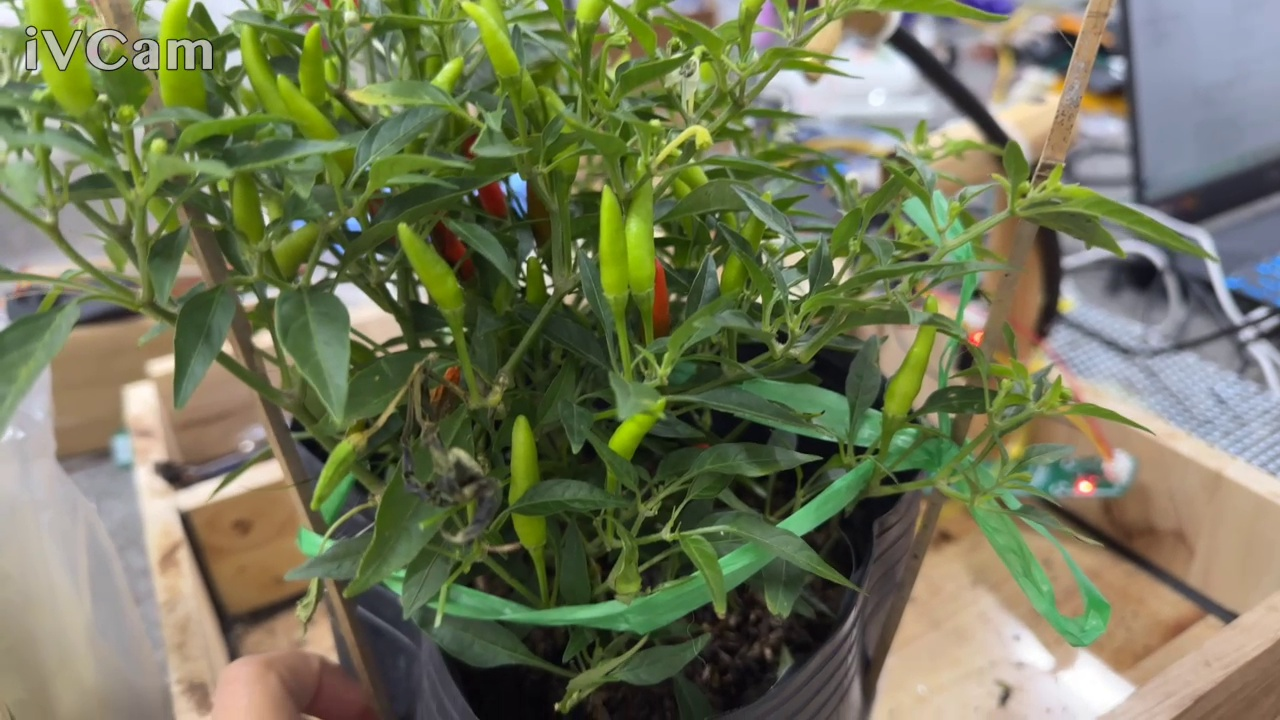
#> input picture cay ot/captured_images/20261120181549_t001.5s_004.jpg, 1280 x 720 px; its folder holds only this picture in this run
$ python auto_label.py
#> lines starting #> are read from the running program, lines starting #| are printed output that depends on the picture; after the words box and inside, x2 and y2 are one past the last pixel; in counts of white or black regions, pixels touching at a corner belong together
import cv2
import os
import shutil
import random
import numpy as np

# -------------------------------------------------------------------------
# BẢNG TÊN VÀ MÃ LỚP ĐỐI TƯỢNG (6 LỚP)
# 0: ot_do     - Quả ớt chín đỏ (dáng thon dài, quả đỏ thật sự)
# 1: ot_xanh   - Ớt chỉ thiên xanh non mọc hướng thẳng đứng (dáng hình chóp nón thon nhọn)
# 2: ot_hong   - Quả ớt hỏng / thối đen hoại tử / cam cháy ở thân cây
# 3: la_xanh   - Phiến lá xanh khỏe mạnh, không có đốm bệnh
# 4: la_heo    - Phiến lá vàng úa (LÁ VÀNG LÀ HÉO)
# 5: la_benh   - Phiến lá có đốm/chấm đen hoại tử (LÁ CÓ CHẤM ĐEN LÀ BỆNH)
# -------------------------------------------------------------------------
CLASS_NAMES = ['ot_do', 'ot_xanh', 'ot_hong', 'la_xanh', 'la_heo', 'la_benh']

CLASS_COLORS = {
    0: (0, 0, 255),    # ot_do: Đỏ
    1: (0, 255, 0),    # ot_xanh: Xanh lá mạ
    2: (0, 120, 255),  # ot_hong: Cam cháy
    3: (0, 200, 100),  # la_xanh: Xanh lục
    4: (0, 215, 255),  # la_heo: Vàng cam (lá vàng úa)
    5: (0, 255, 255)   # la_benh: Vàng chanh (lá có chấm đen)
}

def contour_to_polygon(cnt, w_img, h_img, max_pts=16, min_pts=4):
    """Chuyển đổi đường bao OpenCV thành chuỗi đa giác phân đoạn YOLO Polygon chuẩn hóa [0, 1]."""
    peri = cv2.arcLength(cnt, True)
    if peri < 15:
        return None, None
    for eps in [0.012, 0.018, 0.025, 0.035]:
        approx = cv2.approxPolyDP(cnt, eps * peri, True)
        if len(approx) <= max_pts:
            break
    if len(approx) < min_pts:
        approx = cv2.approxPolyDP(cnt, 0.008 * peri, True)
    if len(approx) < 3:
        return None, None
    pts = approx.reshape(-1, 2)
    norm = []
    for p in pts:
        nx = max(0.0001, min(0.9999, float(p[0]) / w_img))
        ny = max(0.0001, min(0.9999, float(p[1]) / h_img))
        norm.extend([f"{nx:.6f}", f"{ny:.6f}"])
    return norm, pts

def segment_image(img, is_timeseries=True):
    """
    Phân đoạn thực thể toàn diện cho từng bức ảnh:
    - Nhận diện đúng hình dạng quả ớt: dáng chóp nón thon dài rõ ràng, không nhận bừa mép lá hay cuống.
    - Lá có chấm đen là lá bệnh (la_benh).
    - Lá vàng là lá héo (la_heo).
    - Lá xanh bình thường khỏe mạnh (la_xanh).
    - Loại bỏ 100% nền: Logo iVCam, bàn tay cầm chậu, vành chậu, dây ni-lông xanh, bàn gỗ.
    """
    h_img, w_img = img.shape[:2]
    hsv = cv2.cvtColor(img, cv2.COLOR_BGR2HSV)
    gray = cv2.cvtColor(img, cv2.COLOR_BGR2GRAY)

    # 1. Mặt nạ loại trừ nền (Background Mask)
    bg_mask = np.zeros((h_img, w_img), dtype=np.uint8)

    if is_timeseries:
        # Loại bỏ 100% watermark iVCam ở góc trên bên trái
        bg_mask[0:170, 0:280] = 255
        # Loại bỏ bàn tay / ngón tay cầm chậu ở góc dưới bên trái
        bg_mask[480:, :280] = 255
        # Loại bỏ bàn gỗ / góc bàn ở góc dưới bên phải
        bg_mask[520:, 1050:] = 255
        # Loại bỏ đáy chậu và bàn ở phía dưới
        bg_mask[540:, :] = 255
        # Loại bỏ thiết bị điện tử / đèn LED ở phía ngoài bên phải
        bg_mask[:, 950:] = 255

        # Loại bỏ dây ni-lông xanh buộc quanh miệng chậu (vùng y từ 480 đến 550)
        ribbon_roi = (hsv[480:550, :, 0] >= 38) & (hsv[480:550, :, 0] <= 62) & \
                     (hsv[480:550, :, 1] >= 45) & (hsv[480:550, :, 1] <= 120) & \
                     (hsv[480:550, :, 2] >= 45) & (hsv[480:550, :, 2] <= 130)
        ribbon = np.zeros((h_img, w_img), dtype=np.uint8)
        ribbon[480:550, :][ribbon_roi] = 255
        ribbon = cv2.dilate(ribbon, cv2.getStructuringElement(cv2.MORPH_RECT, (7, 7)))
        bg_mask[ribbon > 0] = 255
    else:
        # Ảnh snapshot: loại bỏ nền trắng và góc phải
        bg_white = cv2.inRange(hsv, np.array([0, 0, 180]), np.array([180, 40, 255]))
        bg_mask = cv2.bitwise_or(bg_mask, bg_white)
        bg_mask[0:280, 750:] = 255

    # 2. Tách tán cây xanh (Plant Foliage)
    foliage = cv2.inRange(hsv, np.array([32, 45, 35]), np.array([86, 255, 245]))
    foliage = cv2.bitwise_and(foliage, cv2.bitwise_not(bg_mask))
    foliage = cv2.morphologyEx(foliage, cv2.MORPH_OPEN, cv2.getStructuringElement(cv2.MORPH_ELLIPSE, (5, 5)))

    num_labels, labels, stats, centroids = cv2.connectedComponentsWithStats(foliage)
    if num_labels <= 1:
        return []

    plant_foliage = np.zeros((h_img, w_img), dtype=np.uint8)
    for i in range(1, num_labels):
        if stats[i, cv2.CC_STAT_AREA] > 100:
            plant_foliage[labels == i] = 255

    # Vùng tán cây bao quát cho phép nhận diện quả gắn trên cành
    plant_canopy_zone = cv2.dilate(plant_foliage, cv2.getStructuringElement(cv2.MORPH_ELLIPSE, (25, 25)))
    plant_canopy_zone = cv2.bitwise_and(plant_canopy_zone, cv2.bitwise_not(bg_mask))

    occupied = np.zeros((h_img, w_img), dtype=np.uint8)
    polys = []

    # ---------------------------------------------------------
    # 1. ot_do (Lớp 0: Quả ớt chín đỏ - DÁNG TRÁI ỚT RÕ RÀNG)
    # ---------------------------------------------------------
    m_red = ((hsv[:, :, 0] <= 14) | (hsv[:, :, 0] >= 166)) & (hsv[:, :, 1] >= 55) & (hsv[:, :, 2] >= 40)
    red_in_canopy = cv2.bitwise_and(m_red.astype(np.uint8) * 255, plant_canopy_zone)
    red_in_canopy = cv2.morphologyEx(red_in_canopy, cv2.MORPH_CLOSE, cv2.getStructuringElement(cv2.MORPH_ELLIPSE, (7, 7)))

    cnts_red, _ = cv2.findContours(red_in_canopy, cv2.RETR_EXTERNAL, cv2.CHAIN_APPROX_SIMPLE)
    for c in sorted(cnts_red, key=cv2.contourArea, reverse=True):
        area = cv2.contourArea(c)
        if 100 < area < 4000:
            bx, by, bw, bh = cv2.boundingRect(c)
            hull = cv2.convexHull(c)
            solidity = area / cv2.contourArea(hull) if cv2.contourArea(hull) > 0 else 0
            aspect = max(float(bw) / bh, float(bh) / bw)
            # Dáng quả ớt: thon dài (aspect >= 1.5) và thân quả liền khối (solidity >= 0.65)
            if aspect >= 1.5 and solidity >= 0.65 and bh < 120 and bw < 120 and (by + bh < 535):
                norm_pts, pts_pix = contour_to_polygon(c, w_img, h_img)
                if norm_pts:
                    polys.append((0, norm_pts, pts_pix))
                    cv2.drawContours(occupied, [c], -1, 255, -1)

    # ---------------------------------------------------------
    # 2. ot_xanh (Lớp 1: Quả ớt chỉ thiên xanh non - DÁNG HÌNH CHÓP NÓN RÕ RÀNG)
    # ---------------------------------------------------------
    m_lime = cv2.inRange(hsv, np.array([30, 45, 90]), np.array([52, 255, 255]))
    m_lime = cv2.bitwise_and(m_lime, plant_canopy_zone)
    m_lime = cv2.bitwise_and(m_lime, cv2.bitwise_not(occupied))
    k_pod = cv2.getStructuringElement(cv2.MORPH_RECT, (3, 7))
    m_lime_clean = cv2.morphologyEx(m_lime, cv2.MORPH_OPEN, k_pod)
    cnts_gc, _ = cv2.findContours(m_lime_clean, cv2.RETR_EXTERNAL, cv2.CHAIN_APPROX_SIMPLE)
    for c in sorted(cnts_gc, key=cv2.contourArea, reverse=True):
        area = cv2.contourArea(c)
        if 110 < area < 4000:
            bx, by, bw, bh = cv2.boundingRect(c)
            hull = cv2.convexHull(c)
            solidity = area / cv2.contourArea(hull) if cv2.contourArea(hull) > 0 else 0
            # Ớt chỉ thiên mọc thẳng đứng: bh > bw, dáng quả thon dài aspect >= 1.55, thân đặc solidity >= 0.68
            aspect = float(bh) / max(1, bw)
            if aspect >= 1.55 and solidity >= 0.68 and bh < 140 and bw < 80:
                norm_pts, pts_pix = contour_to_polygon(c, w_img, h_img)
                if norm_pts:
                    polys.append((1, norm_pts, pts_pix))
                    cv2.drawContours(occupied, [c], -1, 255, -1)

    # ---------------------------------------------------------
    # 3. ot_hong (Lớp 2: Quả ớt hỏng, thối đen hoại tử / cam cháy - DÁNG QUẢ THON DÀI)
    # ---------------------------------------------------------
    dark_roi = cv2.inRange(hsv, np.array([0, 0, 0]), np.array([180, 255, 42]))
    dark_roi = cv2.bitwise_and(dark_roi, plant_canopy_zone)
    dark_roi = cv2.bitwise_and(dark_roi, cv2.bitwise_not(occupied))
    dark_clean = cv2.morphologyEx(dark_roi, cv2.MORPH_OPEN, cv2.getStructuringElement(cv2.MORPH_ELLIPSE, (5, 5)))
    cnts_blk, _ = cv2.findContours(dark_clean, cv2.RETR_EXTERNAL, cv2.CHAIN_APPROX_SIMPLE)
    for c in sorted(cnts_blk, key=cv2.contourArea, reverse=True):
        area = cv2.contourArea(c)
        if 90 < area < 2000:
            bx, by, bw, bh = cv2.boundingRect(c)
            aspect = max(float(bw) / bh, float(bh) / bw)
            hull = cv2.convexHull(c)
            solidity = area / cv2.contourArea(hull) if cv2.contourArea(hull) > 0 else 0
            if aspect >= 1.5 and solidity >= 0.68 and bh < 80 and bw < 50:
                norm_pts, pts_pix = contour_to_polygon(c, w_img, h_img)
                if norm_pts:
                    polys.append((2, norm_pts, pts_pix))
                    cv2.drawContours(occupied, [c], -1, 255, -1)
                    if len([p for p in polys if p[0] == 2]) >= 3:
                        break

    # ---------------------------------------------------------
    # 4. la_heo (Lớp 4: LÁ VÀNG LÀ HÉO - Phát hiện phiến lá chuyển màu vàng úa)
    # ---------------------------------------------------------
    m_yellow_leaf = cv2.inRange(hsv, np.array([18, 50, 65]), np.array([33, 255, 255]))
    m_yellow_leaf = cv2.bitwise_and(m_yellow_leaf, plant_canopy_zone)
    m_yellow_leaf = cv2.bitwise_and(m_yellow_leaf, cv2.bitwise_not(occupied))
    m_yellow_clean = cv2.morphologyEx(m_yellow_leaf, cv2.MORPH_OPEN, cv2.getStructuringElement(cv2.MORPH_ELLIPSE, (5, 5)))
    cnts_ylw, _ = cv2.findContours(m_yellow_clean, cv2.RETR_EXTERNAL, cv2.CHAIN_APPROX_SIMPLE)
    for c in sorted(cnts_ylw, key=cv2.contourArea, reverse=True):
        area = cv2.contourArea(c)
        if 250 < area < 8000:
            bx, by, bw, bh = cv2.boundingRect(c)
            aspect = max(float(bw) / bh, float(bh) / bw)
            hull = cv2.convexHull(c)
            solidity = area / cv2.contourArea(hull) if cv2.contourArea(hull) > 0 else 0
            if 1.05 <= aspect <= 3.2 and solidity >= 0.45:
                norm_pts, pts_pix = contour_to_polygon(c, w_img, h_img)
                if norm_pts:
                    polys.append((4, norm_pts, pts_pix))
                    cv2.drawContours(occupied, [c], -1, 255, -1)

    # ---------------------------------------------------------
    # 5. Phiến lá xanh: la_benh (5: LÁ CÓ CHẤM ĐEN LÀ BỆNH) và la_xanh (3: LÁ XANH KHỎE MẠNH)
    # ---------------------------------------------------------
    edges = cv2.Canny(gray, 30, 90)
    edges_dilated = cv2.dilate(edges, cv2.getStructuringElement(cv2.MORPH_RECT, (3, 3)))
    leaves_split = cv2.bitwise_and(plant_foliage, cv2.bitwise_not(edges_dilated))
    leaves_split = cv2.bitwise_and(leaves_split, cv2.bitwise_not(occupied))
    leaves_split = cv2.morphologyEx(leaves_split, cv2.MORPH_OPEN, cv2.getStructuringElement(cv2.MORPH_ELLIPSE, (3, 3)))
    cnts_leaf, _ = cv2.findContours(leaves_split, cv2.RETR_EXTERNAL, cv2.CHAIN_APPROX_SIMPLE)

    dark_foliage = cv2.inRange(hsv, np.array([0, 0, 0]), np.array([180, 255, 48]))
    dark_foliage = cv2.bitwise_and(dark_foliage, plant_foliage)

    leaf_candidates = []
    for c in cnts_leaf:
        area = cv2.contourArea(c)
        if 300 < area < 12000:
            bx, by, bw, bh = cv2.boundingRect(c)
            aspect = max(float(bw) / bh, float(bh) / bw)
            hull = cv2.convexHull(c)
            solidity = area / cv2.contourArea(hull) if cv2.contourArea(hull) > 0 else 0
            if 1.05 <= aspect <= 3.2 and solidity >= 0.42:
                c_mask = np.zeros((h_img, w_img), dtype=np.uint8)
                cv2.drawContours(c_mask, [c], -1, 255, -1)
                dark_in_leaf = cv2.bitwise_and(dark_foliage, c_mask)
                dark_count = np.sum(dark_in_leaf > 0)
                leaf_candidates.append((area, c, (bx, by, bw, bh), dark_count))

    leaf_candidates.sort(key=lambda x: x[0], reverse=True)
    for area, c, (bx, by, bw, bh), dark_count in leaf_candidates:
        norm_pts, pts_pix = contour_to_polygon(c, w_img, h_img)
        if not norm_pts:
            continue
        # Lá có đốm/chấm đen là la_benh
        if dark_count >= 8:
            polys.append((5, norm_pts, pts_pix))
            cv2.drawContours(occupied, [c], -1, 255, -1)
        else:
            polys.append((3, norm_pts, pts_pix))
            cv2.drawContours(occupied, [c], -1, 255, -1)

    return polys

def auto_label_dataset():
    base_dir = os.path.dirname(os.path.abspath(__file__))
    img_dir = os.path.join(base_dir, 'captured_images')
    dataset_dir = os.path.join(base_dir, 'dataset')
    samples_dir = os.path.join(base_dir, 'labeled_samples')

    if not os.path.exists(img_dir):
        print(f"Lỗi: Thư mục ảnh {img_dir} không tồn tại!")
        return

    train_img_dir = os.path.join(dataset_dir, 'images', 'train')
    val_img_dir = os.path.join(dataset_dir, 'images', 'val')
    train_lbl_dir = os.path.join(dataset_dir, 'labels', 'train')
    val_lbl_dir = os.path.join(dataset_dir, 'labels', 'val')

    for d in [train_img_dir, val_img_dir, train_lbl_dir, val_lbl_dir, samples_dir]:
        if os.path.exists(d):
            shutil.rmtree(d)
        os.makedirs(d, exist_ok=True)

    with open(os.path.join(base_dir, 'classes.txt'), 'w', encoding='utf-8') as f:
        f.write('\n'.join(CLASS_NAMES) + '\n')

    data_yaml_content = f"""path: {dataset_dir.replace(chr(92), '/')}
train: images/train
val: images/val

names:
  0: ot_do
  1: ot_xanh
  2: ot_hong
  3: la_xanh
  4: la_heo
  5: la_benh
"""
    with open(os.path.join(dataset_dir, 'data.yaml'), 'w', encoding='utf-8') as f:
        f.write(data_yaml_content)

    all_files = sorted([f for f in os.listdir(img_dir) if f.lower().endswith(('.jpg', '.jpeg', '.png'))])
    if not all_files:
        print(f"Không tìm thấy file ảnh nào trong {img_dir}")
        return

    random.seed(42)
    val_count = max(1, int(len(all_files) * 0.2))
    val_files = set(random.sample(all_files, val_count))

    counts = {i: 0 for i in range(len(CLASS_NAMES))}
    print(f"Bắt đầu gán nhãn POLYGON SEGMENTATION TOÀN DIỆN cho TOÀN BỘ {len(all_files)} hình ảnh cây ớt...")

    for idx, f in enumerate(all_files):
        img_path = os.path.join(img_dir, f)
        img = cv2.imread(img_path)
#> img is the input picture: shape (720, 1280, 3); mean B, G, R 89, 119.8, 115.1
        if img is None:
            continue

        is_ts = f.startswith('20261120181549_t')
        polys = segment_image(img, is_timeseries=is_ts)
#> in segment_image, `ribbon_roi = (hsv[480:550, :, 0] >= 38) & (hsv[480:550, :, 0] <= 62) &..`:
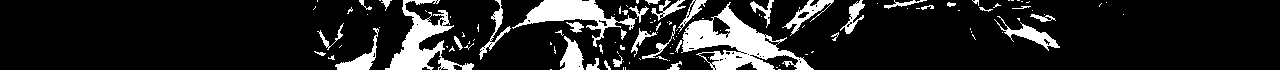
#> ribbon_roi: shape (70, 1280) bool; 14.2% white; 122 white regions (84 under 20 px), largest, box (x1, y1, x2, y2) and area: (681, 2, 814, 70) 3486, (385, 0, 474, 70) 2152, (512, 0, 637, 47) 1808
#> in segment_image, `num_labels, labels, stats, centroids = cv2.connectedComponentsWithStat..`:
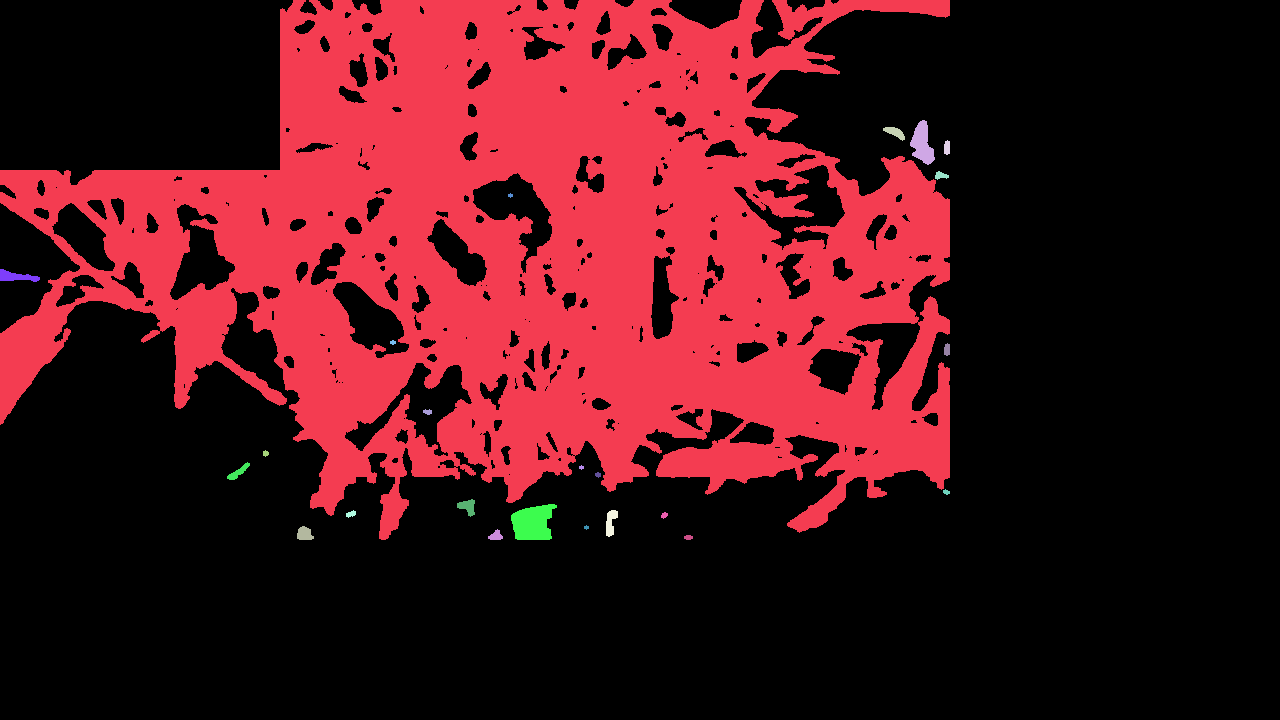
#> labels: shape (720, 1280) int32; 25 distinct labels, from 0 to 24; one colour per label, 0 black
#> in segment_image, `num_labels, labels, stats, centroids = cv2.connectedComponentsWithStat..`: num_labels = 25; stats = 25 rows, first 6: [0, 0, 1280, 720, 635365], [0, 0, 950, 540, 282550], [910, 120, 25, 45, 655], [883, 127, 22, 14, 157], [944, 140, 6, 15, 78], [935, 171, 14, 9, 76]; centroids = 25 pairs, first value 15.93 to 946.6, second value 132 to 537
#> in segment_image, `cnts_red, _ = cv2.findContours(red_in_canopy, cv2.RETR_EXTERNAL, cv2.C..`: cnts_red = 78 contours, 47 with area under 20; largest, box (x1, y1, x2, y2) and area: (437, 224, 475, 278) 704, (654, 260, 670, 330) 697, (180, 366, 256, 421) 534, (477, 182, 507, 217) 466, (173, 271, 208, 296) 317
#> the loop in segment_image, `for c in sorted(cnts_red, key=cv2.contourArea, reverse=True):` made 78 passes
#> (area, bx, by, bw, bh, solidity, aspect, peri in contour_to_polygon) on passes 2, 8, 9, 13: (697, 654, 260, 16, 70, 0.888, 4.38, 155.6), (158, 688, 12, 28, 14, 0.758, 2, 72.28), (146, 119, 312, 25, 12, 0.856, 2.08, 59.94), (110, 465, 135, 11, 24, 0.71, 2.18, 59.11)
#> after the loop in segment_image, `for c in sorted(cnts_red, key=cv2.contourArea, reverse=True):`:
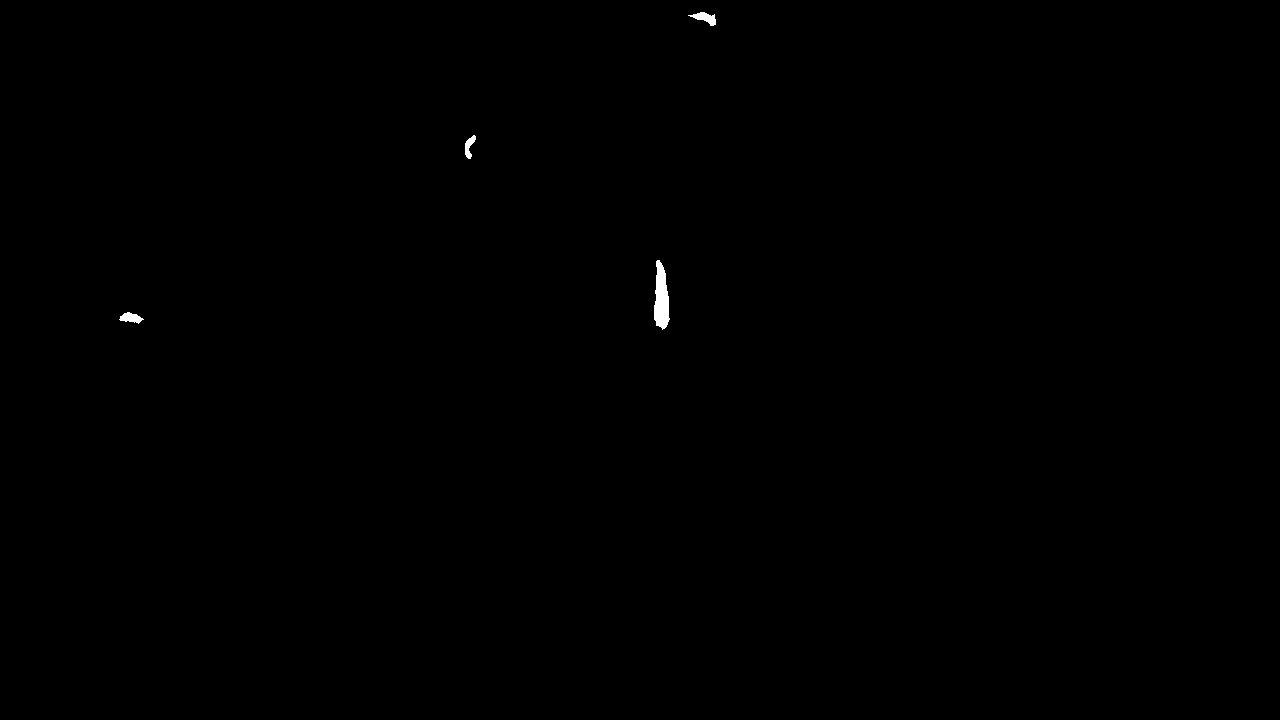
#> occupied: shape (720, 1280); 0.14% white; 4 white regions, box (x1, y1, x2, y2) and area: (654, 260, 670, 330) 770, (688, 12, 716, 26) 191, (119, 312, 144, 324) 172, (465, 135, 476, 159) 136
#> after the loop in segment_image, `for c in sorted(cnts_red, key=cv2.contourArea, reverse=True):`: polys = 4 items
#> in segment_image, `m_lime = cv2.inRange(hsv, np.array([30, 45, 90]), np.array([52, 255, 2..`:
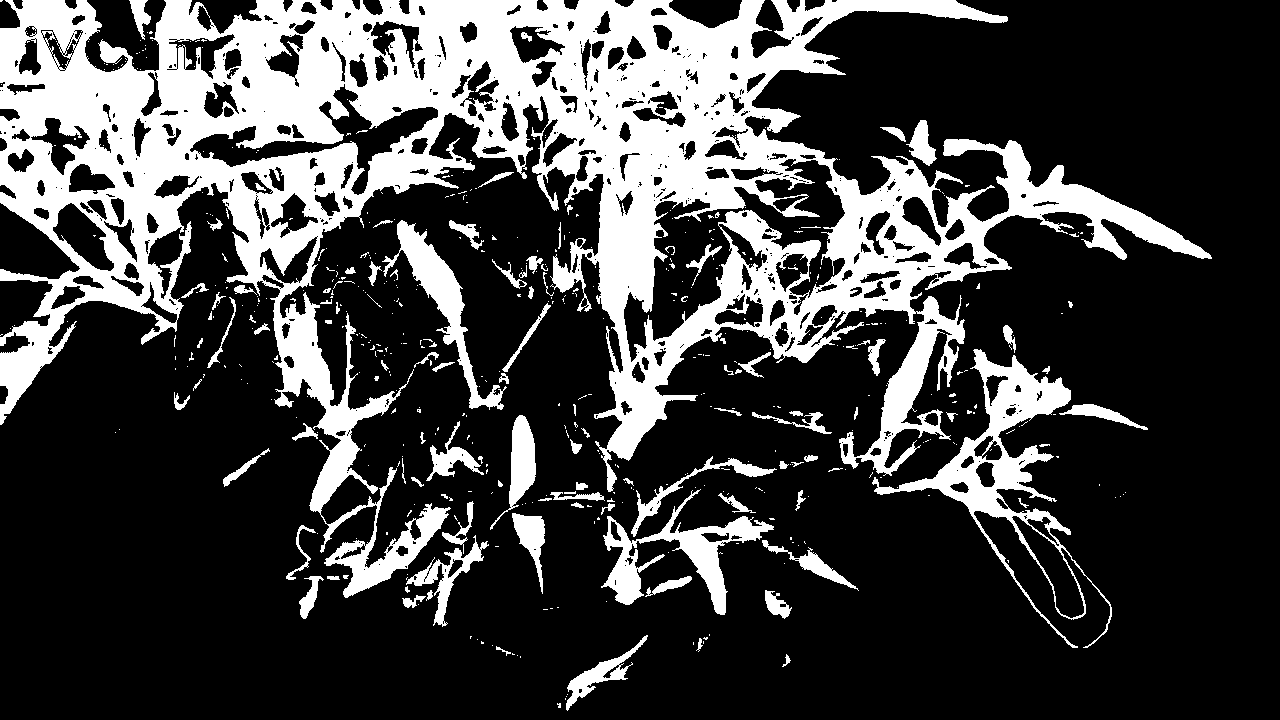
#> m_lime: shape (720, 1280); 25.7% white; 529 white regions (418 under 20 px), largest, box (x1, y1, x2, y2) and area: (0, 0, 1212, 598) 195409, (872, 349, 1112, 648) 10518, (601, 489, 774, 615) 5254
#> in segment_image, `k_pod = cv2.getStructuringElement(cv2.MORPH_RECT, (3, 7))`: k_pod = [[1, 1, 1], [1, 1, 1], [1, 1, 1], [1, 1, 1], [1, 1, 1], [1, 1, 1], [1, 1, 1]]
#> (the rest of the program and of its run is left out)
